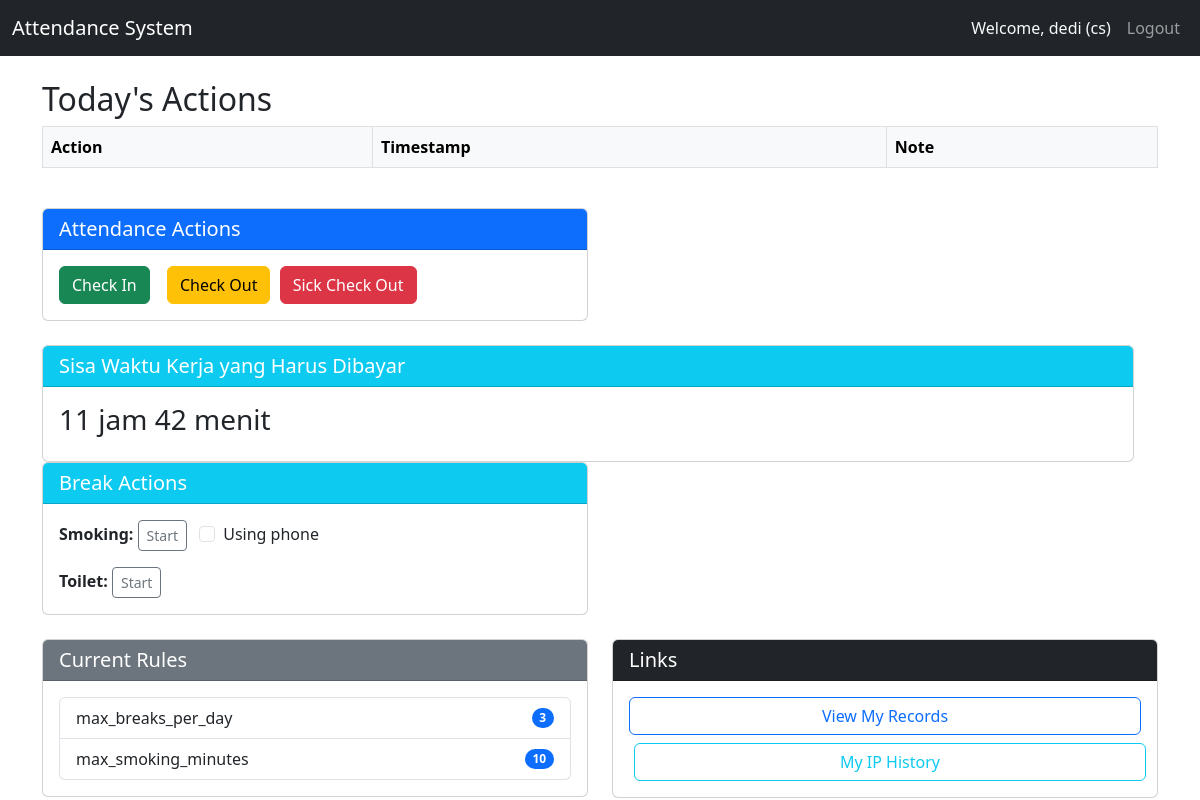
/dashboard (signed in), run on the app's committed database.
### tables this page shows
CREATE TABLE user_debt (
                    user_id INTEGER PRIMARY KEY,
                    owed_minutes INTEGER DEFAULT 0,
                    updated_at DATETIME,
                    FOREIGN KEY(user_id) REFERENCES users(id)
                );

CREATE TABLE rules (
                    id INTEGER PRIMARY KEY AUTOINCREMENT,
                    rule_name TEXT UNIQUE NOT NULL,
                    value TEXT NOT NULL
                );

### app.py (the view)
@app.route('/dashboard')
@login_required
def dashboard():
    try:
        user_id = session['user_id']
        role = session['role']
        now = now_local()
        today = now.strftime('%Y-%m-%d')
        check_ins = query_db('''SELECT action, timestamp, note FROM attendance
                                WHERE user_id = ? AND DATE(timestamp) = ?
                                ORDER BY timestamp''', [user_id, today])
        breaks_today = query_db('''SELECT break_type, start_time, end_time, duration, note FROM breaks
                                   WHERE user_id = ? AND DATE(start_time) = ?
                                   ORDER BY start_time''', [user_id, today])
        rules = query_db('SELECT rule_name, value FROM rules')
        max_smoking = 10
        for r in rules:
            if r['rule_name'] == 'max_smoking_minutes':
                try:
                    max_smoking = int(r['value'])
                except:
                    pass
                break
        active_smoking = get_active_break(user_id, 'smoking')
        active_toilet = get_active_break(user_id, 'toilet')
        user_debt = get_user_debt(user_id)
        return render_template('dashboard.html',
                               records=check_ins,
                               breaks=breaks_today,
                               rules=rules,
                               role=role,
                               active_smoking=active_smoking,
                               active_toilet=active_toilet,
                               user_debt=user_debt,
                               max_smoking=max_smoking)
    except Exception as e:
        app.logger.error(f"Error in dashboard route: {str(e)}")
        flash('An error occurred loading dashboard.', 'danger')
        return redirect(url_for('logout'))

### app.py (called while the page is built)
def now_local():
    return datetime.now(TIMEZONE)

def get_db():
    if DATABASE_URL and DATABASE_URL.startswith('postgres'):
        if not hasattr(g, '_database'):
            g._database = psycopg2.connect(DATABASE_URL, cursor_factory=RealDictCursor)
        return g._database
    else:
        db = getattr(g, '_database', None)
        if db is None:
            db = g._database = sqlite3.connect('attendance.db')
            db.row_factory = sqlite3.Row
        return db

@app.teardown_appcontext
def close_connection(exception):
    db = getattr(g, '_database', None)
    if db is not None:
        db.close()

def query_db(query, args=(), one=False):
    try:
        conn = get_db()
        if DATABASE_URL and DATABASE_URL.startswith('postgres'):
            cur = conn.cursor()
            cur.execute(query.replace('?', '%s'), args)
            rv = cur.fetchall()
            cur.close()
            return (rv[0] if rv else None) if one else rv
        else:
            cur = conn.execute(query, args)
            rv = cur.fetchall()
            cur.close()
            return (rv[0] if rv else None) if one else rv
    except Exception as e:
        app.logger.error(f"Database query error: {str(e)}")
        raise

def get_active_break(user_id, break_type):
    try:
        row = query_db('''SELECT * FROM breaks
                           WHERE user_id = ? AND break_type = ? AND end_time IS NULL
                           ORDER BY start_time DESC LIMIT 1''',
                        [user_id, break_type], one=True)
        if row:
            row_dict = dict(row)
            start_naive = datetime.strptime(row_dict['start_time'], '%Y-%m-%d %H:%M:%S')
            row_dict['start_time'] = TIMEZONE.localize(start_naive)
            return row_dict
        return None
    except Exception as e:
        app.logger.error(f"Error in get_active_break: {str(e)}")
        return None

def get_user_debt(user_id):
    try:
        row = query_db('SELECT owed_minutes FROM user_debt WHERE user_id = ?', [user_id], one=True)
        return row['owed_minutes'] if row else 0
    except Exception as e:
        app.logger.error(f"Error in get_user_debt: {str(e)}")
        return 0

def login_required(f):
    @wraps(f)
    def decorated_function(*args, **kwargs):
        if 'user_id' not in session:
            flash('Please log in first.', 'warning')
            return redirect(url_for('login'))
        return f(*args, **kwargs)
    return decorated_function

### templates/dashboard.html (shortened to what this page needs)
<!DOCTYPE html>
<html lang="en">
<head>
    <link href="https://cdn.jsdelivr.net/npm/bootstrap@5.3.0/dist/css/bootstrap.min.css" rel="stylesheet">
    <link rel="stylesheet" href="{{ url_for('static', filename='style.css') }}">
</head>
<body>
    <nav class="navbar navbar-expand-lg navbar-dark bg-dark">
        <div class="container-fluid">
            <a class="navbar-brand" href="#">Attendance System</a>
            <div class="collapse navbar-collapse" id="navbarNav">
                <ul class="navbar-nav ms-auto">
                    <li class="nav-item">
                        <span class="nav-link text-light">Welcome, {{ session.username }} ({{ session.role }})</span>
                    </li>
                    <li class="nav-item">
                        <a class="nav-link" href="{{ url_for('logout') }}">Logout</a>
                    </li>
                </ul>
            </div>
        </div>
    </nav>
    <div class="container mt-4">
        <div class="row">
            <div class="col-md-12">
                <h2>Today's Actions</h2>
                <div class="table-responsive">
                    <table class="table table-bordered table-hover">
                        <thead class="table-light">
                            <tr>
                                <th>Action</th>
                                <th>Timestamp</th>
                                <th>Note</th>
                            </tr>
                        </thead>
                    </table>
                </div>
            </div>
        </div>
        <div class="row mt-4">
            <div class="col-md-6">
                <div class="card">
                    <div class="card-header bg-primary text-white">
                        <h5 class="mb-0">Attendance Actions</h5>
                    </div>
                    <div class="card-body">
                        <a href="{{ url_for('record_action', action='Check In') }}" class="btn btn-success me-2">Check In</a>
                        <a href="{{ url_for('record_action', action='Check Out') }}" class="btn btn-warning">Check Out</a>
                        <a href="{{ url_for('record_action', action='Sick Check Out') }}" class="btn btn-danger">Sick Check Out</a>
                    </div>
                </div>
            </div>
            <div class="row mt-4">
                <div class="col-md-12">
                    <div class="card">
                        <div class="card-header bg-info text-white">
                            <h5 class="mb-0">Sisa Waktu Kerja yang Harus Dibayar</h5>
                        </div>
                        <div class="card-body">
                            {% if user_debt > 0 %}
                                <h3>{{ user_debt // 60 }} jam {{ user_debt % 60 }} menit</h3>
                            {% else %}
                                <p>Tidak ada sisa waktu.</p>
                            {% endif %}
                        </div>
                    </div>
                </div>
            </div>
            <div class="col-md-6">
                <div class="card">
                    <div class="card-header bg-info text-white">
                        <h5 class="mb-0">Break Actions</h5>
                    </div>
                    <div class="card-body">
                        <div class="mb-3">
                            <strong>Smoking:</strong>
                            {% if not active_smoking %}
                                <form action="{{ url_for('record_action', action='Smoking Start') }}" method="get" class="d-inline">
                                    <button type="submit" class="btn btn-sm btn-outline-secondary">Start</button>
                                    <div class="form-check form-check-inline d-inline-block ms-2">
                                        <input class="form-check-input" type="checkbox" name="phone" value="1" id="phoneSmoking">
                                        <label class="form-check-label" for="phoneSmoking">Using phone</label>
                                    </div>
                                </form>
                            {% else %}
                                <a href="{{ url_for('record_action', action='Smoking Stop') }}" class="btn btn-sm btn-outline-danger">Stop</a>
                                <span class="badge badge-active ms-2">Active since {{ active_smoking.start_time }}</span>
                            {% endif %}
                        </div>
                        <div>
                            <strong>Toilet:</strong>
                            {% if not active_toilet %}
                                <a href="{{ url_for('record_action', action='Toilet Start') }}" class="btn btn-sm btn-outline-secondary">Start</a>
                            {% else %}
                                <a href="{{ url_for('record_action', action='Toilet Stop') }}" class="btn btn-sm btn-outline-danger">Stop</a>
                                <span class="badge badge-active ms-2">Active since {{ active_toilet.start_time }}</span>
                            {% endif %}
                        </div>
                    </div>
                </div>
            </div>
        </div>
        <div class="row mt-4">
            <div class="col-md-6">
                <div class="card">
                    <div class="card-header bg-secondary text-white">
                        <h5 class="mb-0">Current Rules</h5>
                    </div>
                    <div class="card-body">
                        <ul class="list-group">
                            {% for rule in rules %}
                                <li class="list-group-item d-flex justify-content-between align-items-center">
                                    {{ rule.rule_name }}
                                    <span class="badge bg-primary rounded-pill">{{ rule.value }}</span>
                                </li>
                            {% endfor %}
                        </ul>
                    </div>
                </div>
            </div>
            {% if session.role == 'admin' %}
            <div class="col-md-6">
                <div class="card">
                    <div class="card-header bg-dark text-white">
                        <h5 class="mb-0">Admin Links</h5>
                    </div>
                    <div class="card-body">
                        <a href="{{ url_for('users') }}" class="btn btn-outline-primary mb-2 w-100">Manage Users</a>
                        <a href="{{ url_for('user_shifts') }}" class="btn btn-outline-info mb-2 w-100">Manage User Shifts</a>
                        <a href="{{ url_for('off_day') }}" class="btn btn-outline-primary mb-2 w-100">Manage Off Days</a>
                        <a href="{{ url_for('rules') }}" class="btn btn-outline-primary mb-2 w-100">Manage Rules</a>
                        <a href="{{ url_for('records') }}" class="btn btn-outline-primary mb-2 w-100">View All Records</a>
                        <a href="{{ url_for('clear_logs') }}" class="btn btn-outline-danger mb-2 w-100">Clear Logs</a>
                        <a href="{{ url_for('admin_ip_logs') }}" class="btn btn-outline-info w-100">IP Logs (Admin)</a>
                        <a href="{{ url_for('whitelist_list') }}" class="btn btn-outline-warning mb-2 w-100">
                            <i class="fas fa-shield-alt"></i> IP Whitelist</a>
                        <a href="{{ url_for('admin_ip_logs') }}" class="btn btn-outline-info mb-2 w-100">📊 IP Access Logs</a>
                    </div>
                </div>
            </div>
            {% else %}
            <div class="col-md-6">
                <div class="card">
                    <div class="card-header bg-dark text-white">
                        <h5 class="mb-0">Links</h5>
                    </div>
                    <div class="card-body">
                        <a href="{{ url_for('records') }}" class="btn btn-outline-primary w-100 mb-2">View My Records</a>
                        <a href="{{ url_for('my_ips') }}" class="btn btn-outline-info w-100">My IP History</a>
                    </div>
                </div>
            </div>
            {% endif %}
        </div>
    </div>
</body>
</html>

### static/style.css (style rules this page uses)
.table-responsive { overflow-x: auto; }
.btn + .btn { margin-left: 5px; }

### data on the page
user_debt: owed_minutes "11", user_debt%60 "42"
rules: rule_name "max_breaks_per_day", value "3"
rules: rule_name "max_smoking_minutes", value "10"

### other printed values
{{ session.username }} "dedi"
{{ session.role }} "cs"
